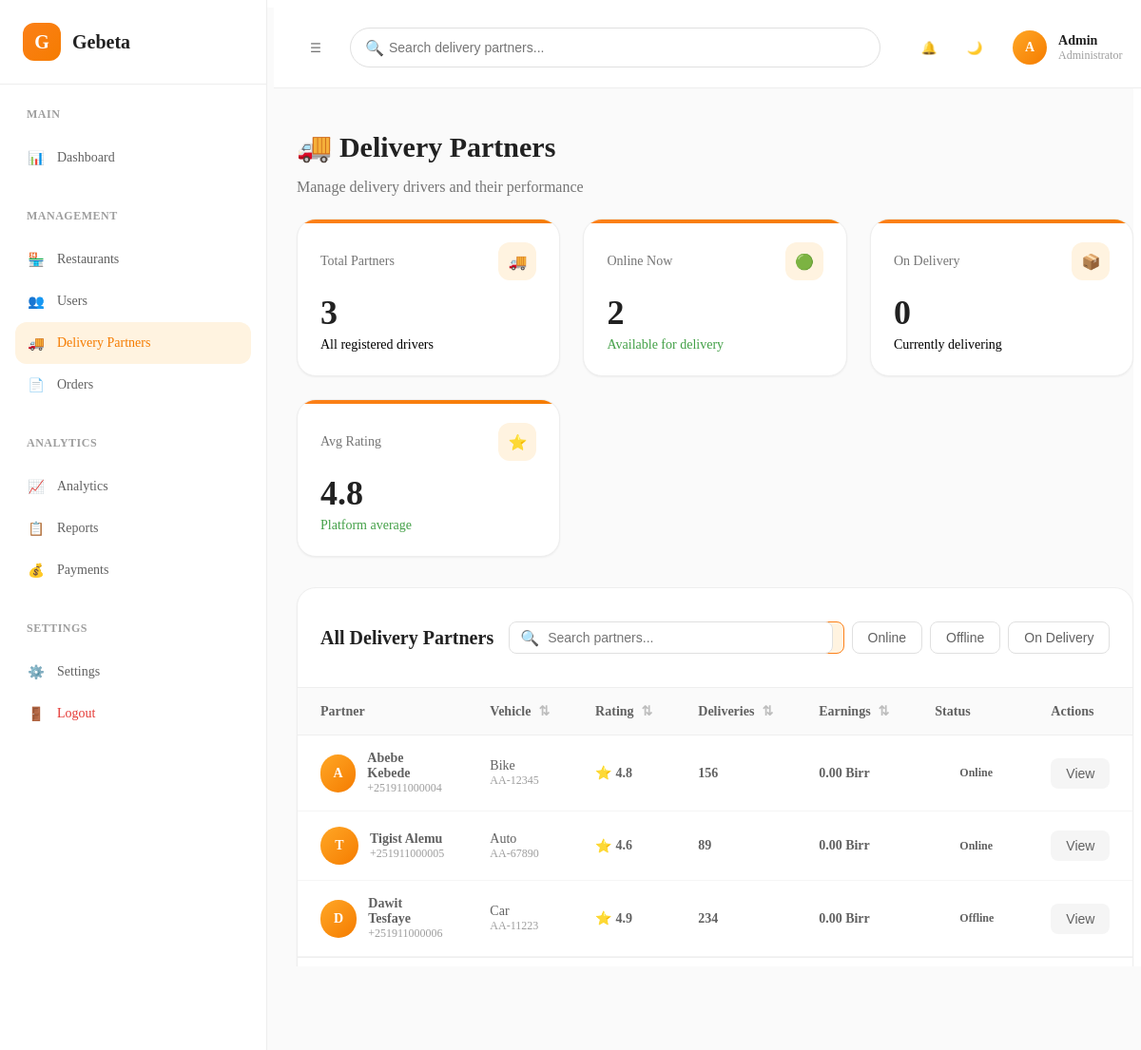
The app's page /admin/delivery-partners.php (signed in) with its own data.
### tables this page shows
CREATE TABLE delivery_partners (
    id INT PRIMARY KEY AUTO_INCREMENT,
    user_id INT NOT NULL UNIQUE,
    phone VARCHAR(20) NOT NULL,
    vehicle_type ENUM('bike', 'car', 'auto') DEFAULT 'bike',
    vehicle_number VARCHAR(20),
    vehicle_color VARCHAR(50),
    license_number VARCHAR(50) NOT NULL UNIQUE,
    license_expiry DATE,
    is_available BOOLEAN DEFAULT TRUE,
    status ENUM('offline', 'online', 'on_delivery') DEFAULT 'offline',
    current_latitude DECIMAL(10,8),
    current_longitude DECIMAL(11,8),
    rating DECIMAL(2,1) DEFAULT 0.0,
    total_deliveries INT DEFAULT 0,
    total_earnings DECIMAL(10,2) DEFAULT 0,
    verified BOOLEAN DEFAULT FALSE,
    verified_by INT,
    created_at TIMESTAMP DEFAULT CURRENT_TIMESTAMP,
    updated_at TIMESTAMP DEFAULT CURRENT_TIMESTAMP ON UPDATE CURRENT_TIMESTAMP,
    FOREIGN KEY (user_id) REFERENCES users(id) ON DELETE CASCADE,
    INDEX idx_available (is_available),
    INDEX idx_status (status),
    INDEX idx_location (current_latitude, current_longitude)
);

CREATE TABLE users (
    id INT PRIMARY KEY AUTO_INCREMENT,
    name VARCHAR(100) NOT NULL,
    email VARCHAR(100) UNIQUE NOT NULL,
    phone VARCHAR(20) UNIQUE NOT NULL,
    password VARCHAR(255) NOT NULL,
    google_id VARCHAR(255) UNIQUE DEFAULT NULL,
    role ENUM('customer', 'restaurant', 'admin', 'delivery') DEFAULT 'customer',
    status ENUM('active', 'inactive', 'suspended', 'pending') DEFAULT 'active',
    latitude DECIMAL(10,8) DEFAULT NULL,
    longitude DECIMAL(11,8) DEFAULT NULL,
    location_name VARCHAR(255) DEFAULT NULL,
    profile_picture VARCHAR(255) DEFAULT NULL,
    location_updated_at TIMESTAMP DEFAULT CURRENT_TIMESTAMP ON UPDATE CURRENT_TIMESTAMP,
    created_at TIMESTAMP DEFAULT CURRENT_TIMESTAMP
);

### admin/delivery-partners.php (the view, shortened to what this page needs)
<?php
require_once __DIR__ . '/../includes/db.php';
$stmt = $pdo->query('
    SELECT dp.*, u.name, u.email, u.phone, u.status as user_status
    FROM delivery_partners dp
    JOIN users u ON dp.user_id = u.id
    ORDER BY dp.created_at DESC
');
$partners = $stmt->fetchAll(PDO::FETCH_ASSOC);
$totalPartners = count($partners);
$activePartners = count(array_filter($partners, fn($p) => $p['status'] === 'online'));
$onDelivery = count(array_filter($partners, fn($p) => $p['status'] === 'on_delivery'));
$avgRating = $totalPartners > 0 ? array_sum(array_column($partners, 'rating')) / $totalPartners : 0;
?>
<!DOCTYPE html>
<html lang="en">
<head>
    <link rel="stylesheet" href="/assets/css/admin-layout.css">
    <link rel="stylesheet" href="/assets/css/admin-components.css">
</head>
<body>
    <div class="admin-layout">
        <aside class="admin-sidebar" id="sidebar">
            <div class="sidebar-header">
                <div class="sidebar-logo">G</div>
                <div class="sidebar-title">Gebeta</div>
            </div>
            <nav class="sidebar-nav">
                <div class="nav-section">
                    <div class="nav-section-title">Main</div>
                    <a href="/admin/dashboard.php" class="nav-item">
                        <span class="nav-item-icon">📊</span>
                        <span>Dashboard</span>
                    </a>
                </div>
                <div class="nav-section">
                    <div class="nav-section-title">Management</div>
                    <a href="/admin/restaurants.php" class="nav-item">
                        <span class="nav-item-icon">🏪</span>
                        <span>Restaurants</span>
                    </a>
                    <a href="/admin/users.php" class="nav-item">
                        <span class="nav-item-icon">👥</span>
                        <span>Users</span>
                    </a>
                    <a href="/admin/delivery-partners.php" class="nav-item active">
                        <span class="nav-item-icon">🚚</span>
                        <span>Delivery Partners</span>
                    </a>
                    <a href="/admin/orders.php" class="nav-item">
                        <span class="nav-item-icon">📄</span>
                        <span>Orders</span>
                    </a>
                </div>
                <div class="nav-section">
                    <div class="nav-section-title">Analytics</div>
                    <a href="/admin/analytics.php" class="nav-item">
                        <span class="nav-item-icon">📈</span>
                        <span>Analytics</span>
                    </a>
                    <a href="/admin/reports.php" class="nav-item">
                        <span class="nav-item-icon">📋</span>
                        <span>Reports</span>
                    </a>
                    <a href="/admin/payments.php" class="nav-item">
                        <span class="nav-item-icon">💰</span>
                        <span>Payments</span>
                    </a>
                </div>
                <div class="nav-section">
                    <div class="nav-section-title">Settings</div>
                    <a href="/admin/settings.php" class="nav-item">
                        <span class="nav-item-icon">⚙️</span>
                        <span>Settings</span>
                    </a>
                    <a href="/logout.php" class="nav-item" style="color: var(--red-600);">
                        <span class="nav-item-icon">🚪</span>
                        <span>Logout</span>
                    </a>
                </div>
            </nav>
        </aside>
        <main class="admin-main" id="mainContent">
            <header class="admin-header">
                <button class="header-toggle" id="sidebarToggle">
                    <span>☰</span>
                </button>
                <div class="header-search">
                    <span class="header-search-icon">🔍</span>
                    <input type="text" class="header-search-input" placeholder="Search delivery partners..." id="globalSearch">
                </div>
                <div class="header-actions">
                    <button class="header-action-btn">
                        <span>🔔</span>
                    </button>
                    <button class="header-action-btn">
                        <span>🌙</span>
                    </button>
                    <div class="header-profile">
                        <div class="header-avatar">A</div>
                        <div class="header-profile-info">
                            <div class="header-profile-name">Admin</div>
                            <div class="header-profile-role">Administrator</div>
                        </div>
                    </div>
                </div>
            </header>
            <div class="admin-content">
                <div class="content-header">
                    <h1 class="content-title">🚚 Delivery Partners</h1>
                    <p class="content-subtitle">Manage delivery drivers and their performance</p>
                </div>
                <div class="kpi-grid">
                    <div class="kpi-card">
                        <div class="kpi-header">
                            <span class="kpi-label">Total Partners</span>
                            <div class="kpi-icon">🚚</div>
                        </div>
                        <div class="kpi-value"><?= $totalPartners ?></div>
                        <div class="kpi-trend">All registered drivers</div>
                    </div>
                    <div class="kpi-card">
                        <div class="kpi-header">
                            <span class="kpi-label">Online Now</span>
                            <div class="kpi-icon">🟢</div>
                        </div>
                        <div class="kpi-value"><?= $activePartners ?></div>
                        <div class="kpi-trend positive">Available for delivery</div>
                    </div>
                    <div class="kpi-card">
                        <div class="kpi-header">
                            <span class="kpi-label">On Delivery</span>
                            <div class="kpi-icon">📦</div>
                        </div>
                        <div class="kpi-value"><?= $onDelivery ?></div>
                        <div class="kpi-trend">Currently delivering</div>
                    </div>
                    <div class="kpi-card">
                        <div class="kpi-header">
                            <span class="kpi-label">Avg Rating</span>
                            <div class="kpi-icon">⭐</div>
                        </div>
                        <div class="kpi-value"><?= number_format($avgRating, 1) ?></div>
                        <div class="kpi-trend positive">Platform average</div>
                    </div>
                </div>
                <div class="data-table-container">
                    <div class="table-header">
                        <h2 class="table-title">All Delivery Partners</h2>
                        <div class="table-search">
                            <span class="table-search-icon">🔍</span>
                            <input type="text" class="table-search-input" placeholder="Search partners..." id="partnerSearch">
                        </div>
                        <div class="table-filters">
                            <button class="filter-btn active" data-status="all">All</button>
                            <button class="filter-btn" data-status="online">Online</button>
                            <button class="filter-btn" data-status="offline">Offline</button>
                            <button class="filter-btn" data-status="on_delivery">On Delivery</button>
                        </div>
                    </div>
                    <table class="data-table">
                        <thead>
                            <tr>
                                <th>Partner</th>
                                <th class="sortable">Vehicle</th>
                                <th class="sortable">Rating</th>
                                <th class="sortable">Deliveries</th>
                                <th class="sortable">Earnings</th>
                                <th>Status</th>
                                <th>Actions</th>
                            </tr>
                        </thead>
                        <tbody id="partnersTable">
                            <?php foreach ($partners as $partner): ?>
                            <tr data-status="<?= htmlspecialchars($partner['status']) ?>">
                                <td>
                                    <div style="display: flex; align-items: center; gap: 12px;">
                                        <div class="header-avatar" style="width: 40px; height: 40px;">
                                            <?= strtoupper(substr($partner['name'], 0, 1)) ?>
                                        </div>
                                        <div>
                                            <div style="font-weight: 600;"><?= htmlspecialchars($partner['name']) ?></div>
                                            <div style="font-size: 12px; color: var(--gray-500);"><?= htmlspecialchars($partner['phone']) ?></div>
                                        </div>
                                    </div>
                                </td>
                                <td>
                                    <div style="font-weight: 500;"><?= ucfirst($partner['vehicle_type']) ?></div>
                                    <div style="font-size: 12px; color: var(--gray-500);"><?= htmlspecialchars($partner['vehicle_number'] ?? 'N/A') ?></div>
                                </td>
                                <td>
                                    <div style="display: flex; align-items: center; gap: 4px;">
                                        <span>⭐</span>
                                        <strong><?= number_format($partner['rating'], 1) ?></strong>
                                    </div>
                                </td>
                                <td><strong><?= number_format($partner['total_deliveries']) ?></strong></td>
                                <td><strong><?= number_format($partner['total_earnings'], 2) ?> Birr</strong></td>
                                <td>
                                    <?php
                                    $statusClass = $partner['status'];
                                    $statusText = str_replace('_', ' ', ucfirst($partner['status']));
                                    ?>
                                    <span class="status-badge <?= $statusClass ?>"><?= $statusText ?></span>
                                </td>
                                <td>
                                    <button class="action-btn action-btn-secondary" onclick="viewPartner(<?= $partner['id'] ?>)">View</button>
                                </td>
                            </tr>
                            <?php endforeach; ?>
                        </tbody>
                    </table>
                    <div class="table-pagination">
                        <div class="pagination-info">Showing <?= count($partners) ?> partners</div>
                        <div class="pagination-controls">
                            <button class="pagination-btn" disabled>←</button>
                            <button class="pagination-btn active">1</button>
                            <button class="pagination-btn">→</button>
                        </div>
                    </div>
                </div>
            </div>
        </main>
    </div>
</body>
</html>

### records on screen
delivery_partners: user.name "A", user.name "Abebe Kebede", user.phone "+251911000004", vehicle_type "Bike", vehicle_number "AA-12345", rating "4.8", total_deliveries "156", total_earnings "0.00", status "Online"
delivery_partners: user.name "T", user.name "Tigist Alemu", user.phone "+251911000005", vehicle_type "Auto", vehicle_number "AA-67890", rating "4.6", total_deliveries "89", total_earnings "0.00", status "Online"
delivery_partners: user.name "D", user.name "Dawit Tesfaye", user.phone "+251911000006", vehicle_type "Car", vehicle_number "AA-11223", rating "4.9", total_deliveries "234", total_earnings "0.00", status "Offline"

### other values on screen
$totalPartners "3"
$activePartners "2"
$onDelivery "0"
$avgRating "4.8"
